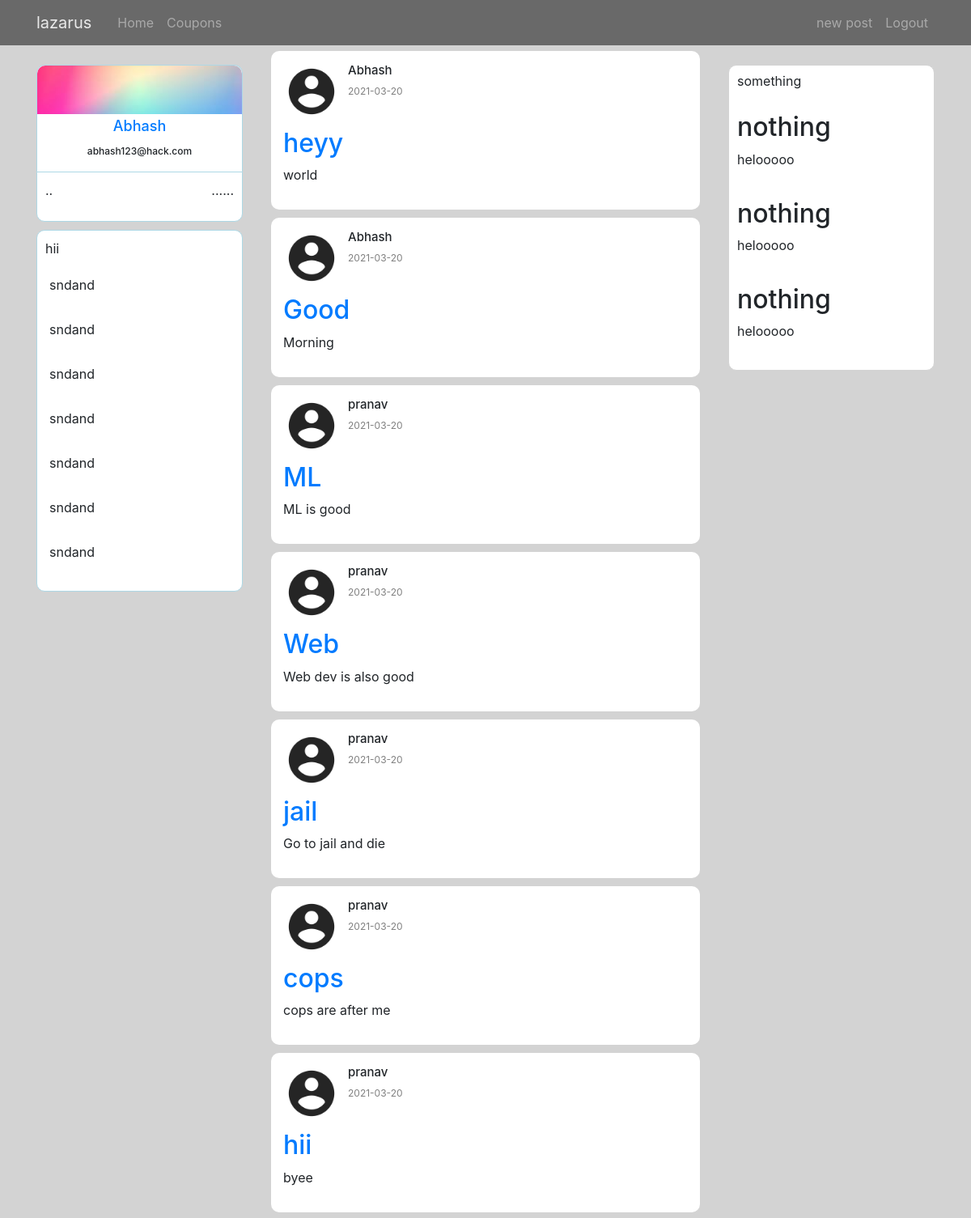
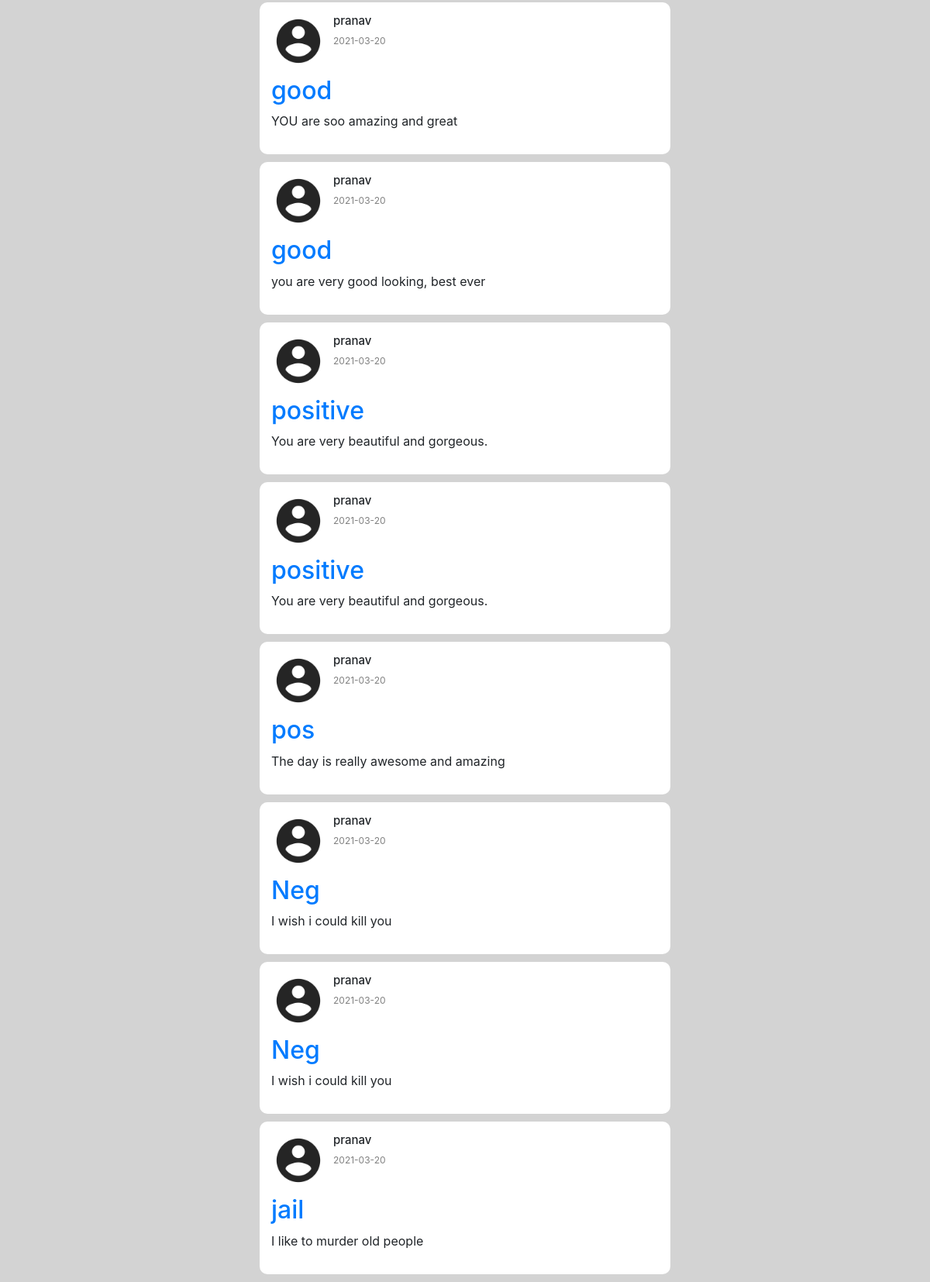
Screenshot of /home (signed in) with the database file from the repository (2 pictures, top to bottom).
### appmain/models.py (models this page shows, shortened)
class User(db.Model, UserMixin):
    id = db.Column(db.Integer, primary_key=True)
    username = db.Column(db.String(20), unique=True, nullable=False)
    email = db.Column(db.String(120), unique=True, nullable=False)
    image_file = db.Column(db.String(20), nullable=False, default='default.jpg')
    password = db.Column(db.String(60), nullable=False)
    posts = db.relationship('Post', backref='author', lazy=True)
    token_count=db.Column(db.Integer,nullable=False,default=0)
    flag_count=db.Column(db.Integer,nullable=False,default=0)

class Post(db.Model):
    id = db.Column(db.Integer, primary_key=True)
    title = db.Column(db.String(100), nullable=False)
    content = db.Column(db.Text, nullable=False)
    date_posted = db.Column(db.DateTime, nullable=False, default=datetime.utcnow)
    user_id = db.Column(db.Integer, db.ForeignKey('user.id'), nullable=False)

### appmain/routes.py (the view)
@app.route("/")
@app.route("/home")
def home():
    posts = Post.query.all()
    return render_template('home.html', posts=posts)

### appmain/models.py (called while the page is built)
@login_manager.user_loader
def load_user(user_id):
    return User.query.get(int(user_id))

### appmain/templates/home.html (shortened to what this page needs)
{% extends "layout.html" %}
{% block content %}
<div class="row">
  <div class="col-md-3">
<div class="sidebar mt-4 d-none d-md-block">
            <div class="sidebar_top ">
              <img src="{{ url_for('static',filename='profile/1.jpg') }}">
             <h2>
              <a href="{{ url_for('account') }}">
              {{ current_user.username }}
            </a>
             </h2>
             <h4>{{ current_user.email }}</h4>
            </div>
            <div class="sidebar_stats">
<div class="sidebar_stat">
 <p>..</p>
 <p class="sidebar_statnumber">......</p>
</div>
            </div>
            <div class="sidebar_bottom">
                <p>hii</p>
                <div class="sidebar_recentitem">
                     <p>sndand</p>
                 </div>
                 <div class="sidebar_recentitem">
                      <p>sndand</p>
                  </div>
                  <div class="sidebar_recentitem">
                      <p>sndand</p>
                  </div>
                  <div class="sidebar_recentitem">
                      <p>sndand</p>
                  </div>
                  <div class="sidebar_recentitem">
                      <p>sndand</p>
                  </div>
                  <div class="sidebar_recentitem">
                   <p>sndand</p>
               </div>
               <div class="sidebar_recentitem">
                 <p>sndand</p>
             </div>
            </div>
</div>
</div>
<div class="col-md-6 p-0 mt-3">
<div class="feed">
{% for post in posts %}
<div class="post">
    <div class="post_header">
      <img class="rounded-circle article-img" src="{{ url_for('static',filename='profile/' + post.author.image_file)}}"
  <img class="fas fa-user "></img>
  <div class="post_info">
    <h2>{{post.author.username}}</h2>
    <p>{{post.date_posted.strftime('%Y-%m-%d')}}</p>
  </div>
  </div>
    <div class="post_body">
      <h2><a class="article-title" href="{{ url_for('post', post_id=post.id) }}">{{ post.title }}</a></h2>
  <p>{{post.content}}</p>
  </div>
  </div>
  {% endfor %}
</div>
</div>
<div class="col-md-3">
<div class="widgets d-none d-md-block">
    <div class="widgets_header">
      <h2>something</h2>
    </div>
    <div class="widgets_article">
  <div class="widgets_articleright">
    <h2>nothing</h2>
    <P>helooooo</P>
  </div>
  </div>
  <div class="widgets_article">
    <div class="widgets_articleright">
      <h2>nothing</h2>
      <P>helooooo</P>
    </div>
    </div>
    <div class="widgets_article">
      <div class="widgets_articleright">
        <h2>nothing</h2>
        <P>helooooo</P>
      </div>
      </div>
    </div>
  </div>
</div>
  {% endblock content %}

### appmain/static/style.css (style rules this page uses)
* { margin: 0; padding: 0; }
body { background-color: lightgrey; background-image: url(static/profile/back.jpg); }
.sidebar { border-radius: 10px; text-align: center; position: sticky; top: 80px; height: fit-content; flex: 0.2; }
.sidebar_top img { margin-bottom: -20px; width: 100%; height: 60px; border-top-left-radius: 10px; border-top-right-radius: 10px; object-fit: cover; }
.sidebar_top { display: flex; flex-direction: column; align-items: center; border: 1px solid lightblue; border-bottom: 0; border-top-left-radius: 10px; border-top-right-radius: 10px; background-color: white; padding-bottom: 10px; }
.sidebar_stats { padding: 10px; border: 1px solid lightblue; margin-bottom: 10px; border-bottom-left-radius: 10px; border-bottom-right-radius: 10px; background-color: white; }
.sidebar_stat { display: flex; justify-content: space-between; }
.sidebar_top h4 { font-size: 12px; margin-top: 5px; }
.sidebar_top h2 { font-size: 18px; }
.sidebar_bottom { text-align: left; padding: 10px; border: 1px solid lightblue; border-radius: 10px; margin-top: 10px; background-color: white; }
.sidebar_recentitem { display: flex; margin-bottom: 5px; padding: 5px; }
.feed { flex: 0.6; margin: 0 20px; margin-top: 47px; }
.post { background-color: white; padding: 15px; margin-bottom: 10px; border-radius: 10px; }
.post_header { display: flex; margin-bottom: 10px; }
.post_info { margin-left: 10px; }
.post_info p { font-size: 12px; color: gray; }
.post_info h2 { font-size: 15px; }
.widgets { position: sticky; top: 80px; float: 0.2; background-color: white; border-radius: 10px; border: 1px solid lightgrey; height: fit-content; padding-bottom: 10px; }
.widgets_header { display: flex; align-items: center; justify-content: space-between; padding: 10px; }
.widgets_header h2 { font-size: 16px; font-weight: 400; }
.widgets_article { display: flex; padding: 10px; }
.article-img { height: 70px; width: 70px; }

### rows the page displays
User: username "Abhash", email "abhash123@hack.com"
Post: image_file (placeholder picture), author.username "Abhash", date_posted "2021-03-20", title "heyy", content "world"
Post: image_file (placeholder picture), author.username "Abhash", date_posted "2021-03-20", title "Good", content "Morning"
Post: image_file (placeholder picture), author.username "pranav", date_posted "2021-03-20", title "ML", content "ML is good"
Post: image_file (placeholder picture), author.username "pranav", date_posted "2021-03-20", title "Web", content "Web dev is also good"
Post: image_file (placeholder picture), author.username "pranav", date_posted "2021-03-20", title "jail", content "Go to jail and die"
Post: image_file (placeholder picture), author.username "pranav", date_posted "2021-03-20", title "cops", content "cops are after me"
Post: image_file (placeholder picture), author.username "pranav", date_posted "2021-03-20", title "hii", content "byee"
Post: image_file (placeholder picture), author.username "pranav", date_posted "2021-03-20", title "good", content "YOU are soo amazing and great"
Post: image_file (placeholder picture), author.username "pranav", date_posted "2021-03-20", title "good", content "you are very good looking, best ever"
Post: image_file (placeholder picture), author.username "pranav", date_posted "2021-03-20", title "positive", content "You are very beautiful and gorgeous."
Post: image_file (placeholder picture), author.username "pranav", date_posted "2021-03-20", title "positive", content "You are very beautiful and gorgeous."
Post: image_file (placeholder picture), author.username "pranav", date_posted "2021-03-20", title "pos", content "The day is really awesome and amazing"
Post: image_file (placeholder picture), author.username "pranav", date_posted "2021-03-20", title "Neg", content "I wish i could kill you"
Post: image_file (placeholder picture), author.username "pranav", date_posted "2021-03-20", title "Neg", content "I wish i could kill you"
Post: image_file (placeholder picture), author.username "pranav", date_posted "2021-03-20", title "jail", content "I like to murder old people"
